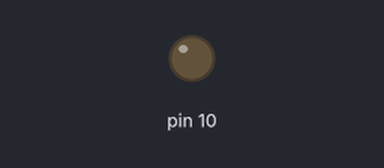
Bench run of a sketch on a simulated Arduino Uno, built with avr-gcc and run on an emulated ATmega328P. Shown: output pins drawn as LEDs (lit = HIGH).

Above: at 0.05 s.
At 1.05 s:
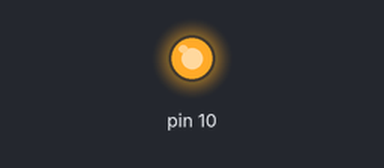
At 2.05 s:
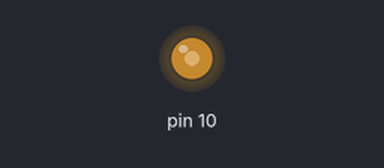
At 4.0 s:
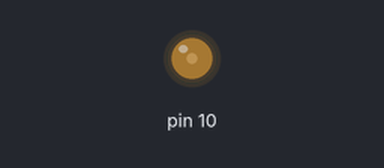
Timing chart, 0 to 5.2 s (numbered marks = the images above):
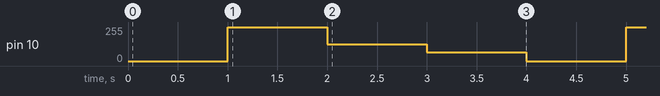

Measured:
- by itself, pin 10: repeats every 4.0 s: 127/255 1.0 s, 64/255 1.0 s, 0/255 1.0 s, 255/255 1.0 s

The sketch:

Simulacao_LED_Simples_Digital.ino
```cpp
void setup()
{
  pinMode(10, OUTPUT);
}

void loop()
{
  analogWrite(10, 0);
  delay(1000); // Wait for 1000 millisecond(s)
  analogWrite(10, 255);
  delay(1000); // Wait for 1000 millisecond(s)
  analogWrite(10, 127);
  delay(1000); // Wait for 1000 millisecond(s)
  analogWrite(10, 64);
  delay(1000); // Wait for 1000 millisecond(s)
}
```
